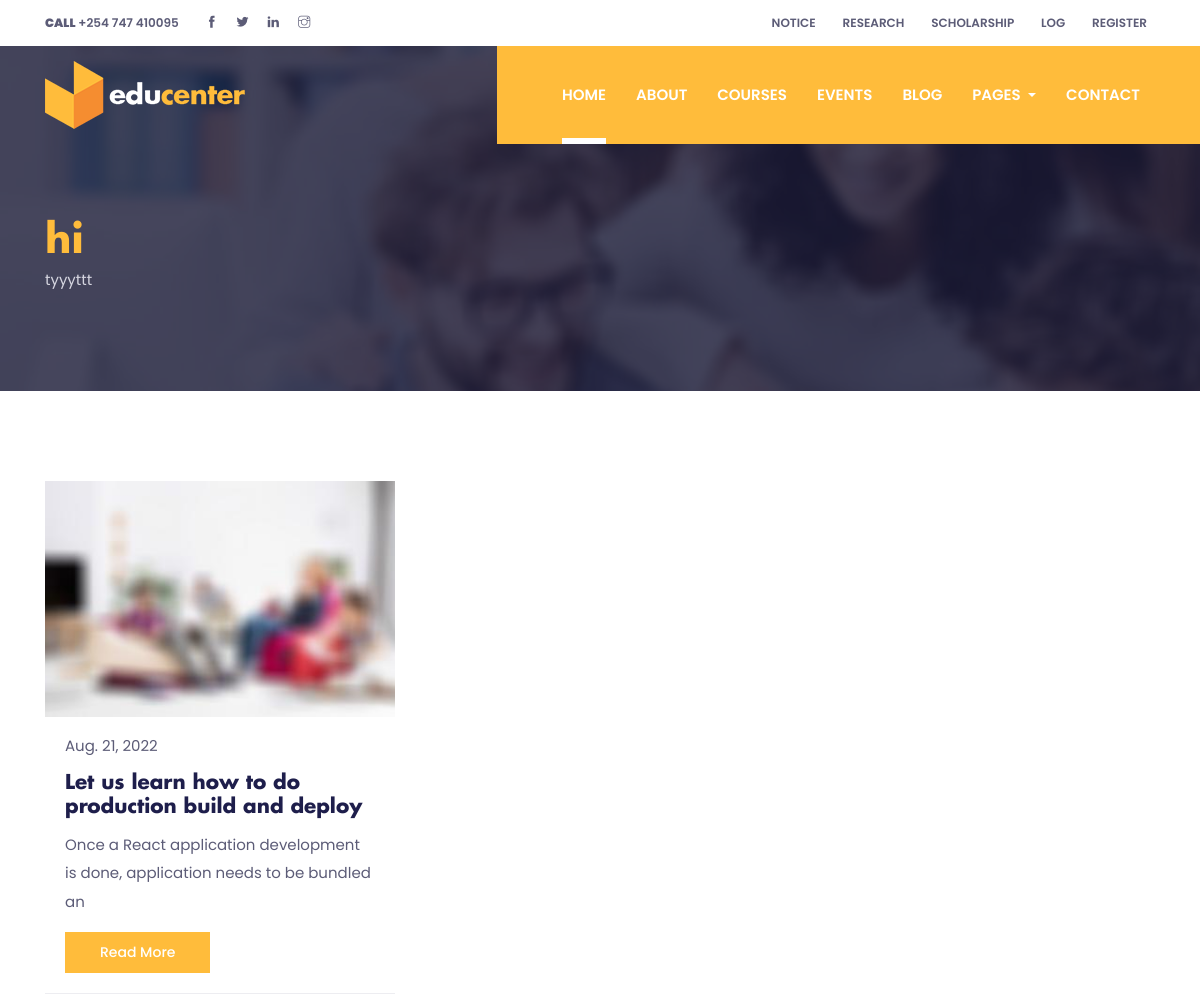
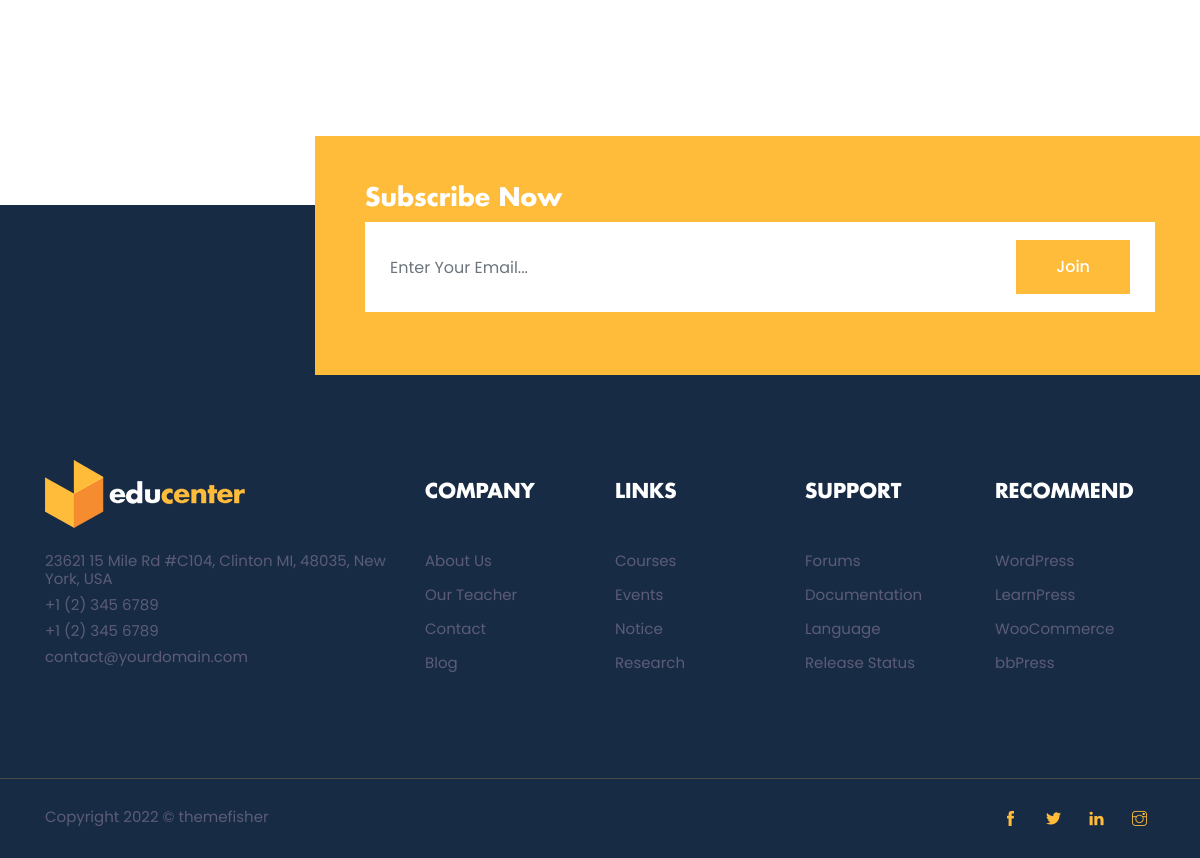
Screenshot of /educenter/blog/ with the database file from the repository (2 pictures, top to bottom).
### educenter/models.py (models this page shows, shortened)
class CommonInfo(models.Model):
    name = models.CharField(max_length=100, null=False)
    content = models.TextField(default='')
    header_about = models.ForeignKey('About', null=True, on_delete=models.CASCADE)
    class Meta:
        abstract = True
        ordering = ['id']

class About(CommonInfo):
    header_about = None
    model_name = models.CharField(max_length=100,default='about')

class Blog(CommonInfo):
    name = None
    author = models.ForeignKey('Teacher', on_delete=models.SET_NULL, null=True)
    post_date = models.DateField()
    post_read = models.IntegerField()
    post_share = models.IntegerField()
    post_comments = models.IntegerField()
    heading = models.CharField(max_length=255)
    image_url = models.ImageField(upload_to='images/blog/', null=True)
    model_name = models.CharField(max_length=100,default='blog')
    class Meta:
        ordering = ['heading']

### educenter/views.py (the view)
class CustomList(ListView):
    def get_context_data(self, **kwargs):
        context = super().get_context_data(**kwargs)
        m = self.object_list.get(id=1)
        context['title'] = m.header_about
        context['plat'] = 'educenter'
        return context

### templates/educenter/core/blog.html
{% extends 'educenter/core/base.html' %}
{% load static %}
{% block content %}
{% include 'educenter/core/common/title.html' %}
{% include 'educenter/core/blog/blogs.html' %}
{% endblock content %}

### templates/educenter/core/common/title.html (shortened to what this page needs)
{% load static %}
<section class="page-title-section overlay" data-background="{% static 'images/backgrounds/page-title.jpg'%}">
  <div class="container">
    <div class="row">
      <div class="col-md-8">
        <ul class="list-inline custom-breadcrumb">
          <li class="list-inline-item"><a class="h2 text-primary font-secondary" href="{% url plat|add:':about' %}">{{title.name}}</a></li>
        </ul>
        <p class="text-lighten">{{title.content}}</p>
      </div>
    </div>
  </div>
</section>

### templates/educenter/core/blog/blogs.html (shortened to what this page needs)
{% load static %}
<section class="section">
  <div class="container">
    <div class="row">
      {% for blog in object_list %}
      <article class="col-lg-4 col-sm-6 mb-5">
        <div class="card rounded-0 border-bottom border-primary border-top-0 border-left-0 border-right-0 hover-shadow">
          <img class="card-img-top rounded-0" src="{{blog.image_url.url}}" alt="Post thumb">
          <div class="card-body">
            <ul class="list-inline mb-3">
              <li class="list-inline-item mr-3 ml-0"> {{blog.post_date}} </li>
            </ul>
            <a href="{% url plat|add:':blog-single' blog.id %}">
              <h4 class="card-title"> {{blog.heading|slice:"0:50"}}</h4>
            </a>
            <p class="card-text">{{blog.content|slice:"0:80"}}</p>
            <a href="{% url plat|add:':blog-single' blog.id %}" class="btn btn-primary btn-sm">read more</a>
          </div>
        </div>
      </article>
      {% endfor %}
    </div>
  </div>
</section>

### static/educenter/css/style.css (style rules this page uses)
body { line-height: 1.2; font-family: "Poppins", sans-serif; -webkit-font-smoothing: antialiased; font-size: 15px; color: #5c5c77; }
p, .paragraph { font-weight: 400; color: #5c5c77; font-size: 15px; line-height: 1.9; font-family: "Poppins", sans-serif; }
h1, h2, h3, h4, h5, h6 { color: #1e1e4b; font-family: "futura-bold"; font-weight: 700; line-height: 1.2; }
h2, .h2 { font-size: 40px; }
h4, .h4 { font-size: 20px; }
.btn { font-size: 16px; font-family: "Poppins", sans-serif; text-transform: capitalize; padding: 15px 40px; border-radius: 0; font-weight: 500; border: 0; position: relative; z-index: 1; transition: .2s ease; overflow: hidden; }
.btn::before { position: absolute; content: ""; height: 80%; width: 100%; left: 0; bottom: 10%; z-index: -1; transition: -webkit-transform .2s ease-in-out; transition: transform .2s ease-in-out; transition: transform .2s ease-in-out, -webkit-transform .2s ease-in-out; -webkit-transform-origin: top; transform-origin: top; -webkit-transform: scaleY(0); transform: scaleY(0); }
.btn-sm { font-size: 14px; padding: 10px 35px; }
.btn-primary { background: #ffbc3b; color: #fff; }
.btn-primary::before { background: #fff; }
body { background-color: #fff; overflow-x: hidden; }
ol, ul { list-style-type: none; margin: 0px; }
img { vertical-align: middle; border: 0; }
a, a:hover, a:focus { text-decoration: none; }
a, button, select { cursor: pointer; transition: .2s ease; }
h4 { transition: .2s ease; }
.section { padding-top: 90px; padding-bottom: 90px; }
.border-primary { border-color: #ededf1 !important; }
.overlay { position: relative; }
.overlay::before { position: absolute; content: ''; height: 100%; width: 100%; top: 0; left: 0; background: #1a1a37; opacity: .8; }
.text-primary { color: #ffbc3b !important; }
.text-lighten { color: #d6d6e0 !important; }
.font-secondary { font-family: "futura-bold"; }
.page-title-section { padding: 200px 0 80px; }
.hover-shadow { transition: .3s ease; }

### rows the page displays
About: name "hi", content "tyyyttt"
Blog: image_url (picture), post_date "Aug. 21, 2022", heading "Let us learn how to do production build and deploy", content "Once a React application development is done, application needs to be bundled an"
